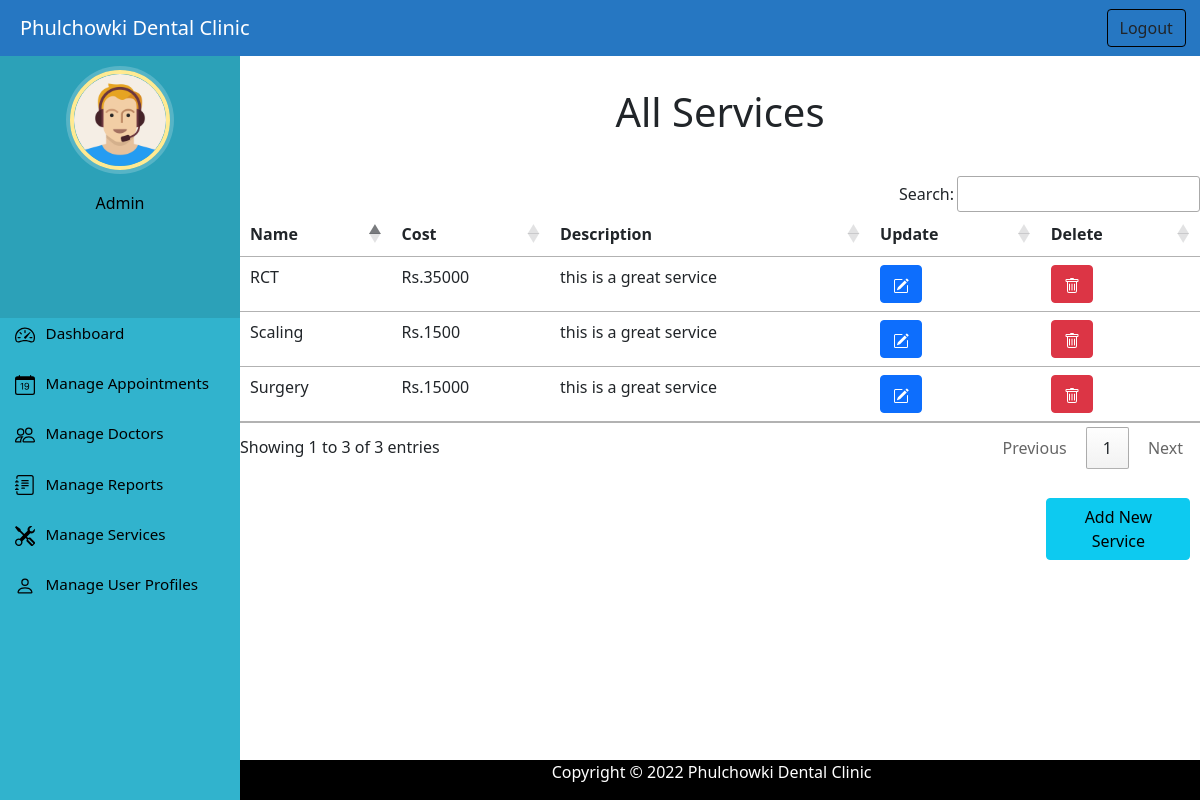
Before: /admin_view_services (signed in) with the older database file.
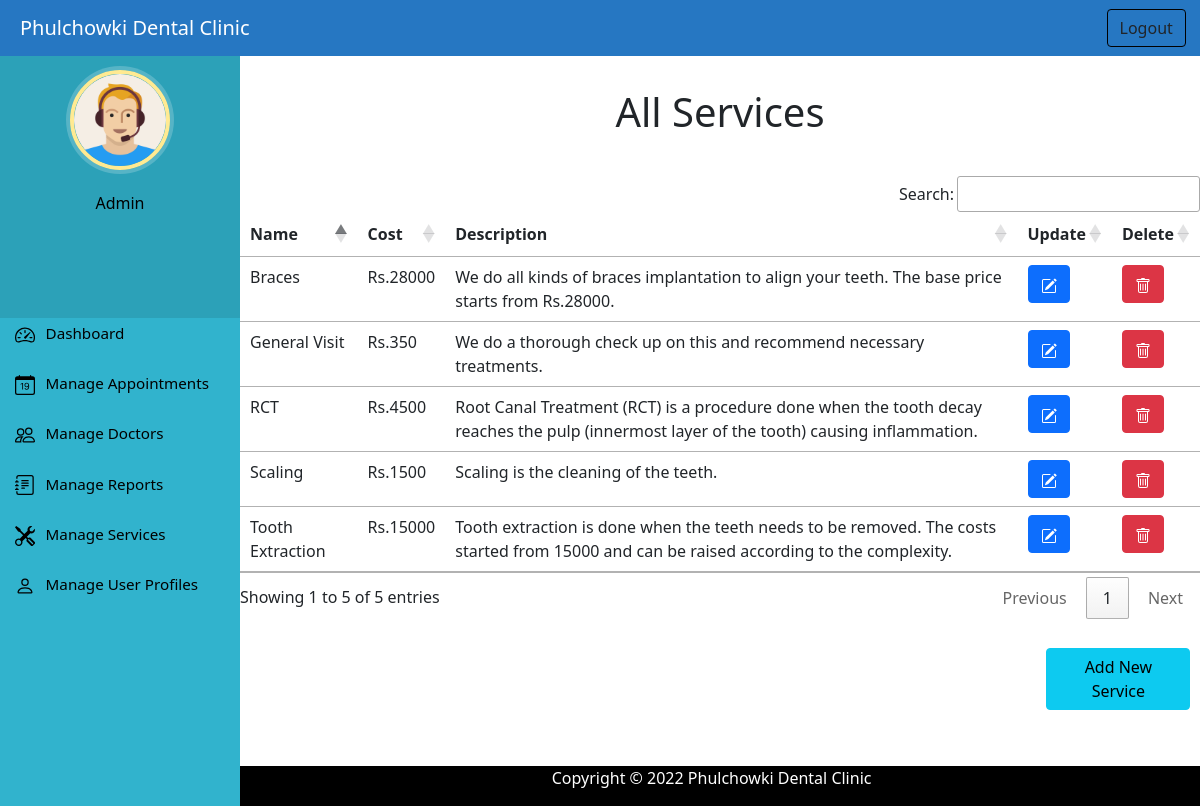
After: the same page with the newer database file.
### home/models.py (models this page shows, shortened)
class Service(models.Model):
    service_name = models.CharField('Service',max_length=50)
    cost = models.IntegerField()
    description = models.TextField()

### home/views.py (the view)
# urls.py: path('admin_view_services', views.admin_view_services,name='admin_view_services'),
@login_required(login_url='/adminlogin')
@user_passes_test(is_admin)
def admin_view_services(request):
    services = Service.objects.all
    return render(request,'admin_view_services.html',  {'services':services})

### home/views.py (called while the page is built)
def is_admin(user):
    return user.groups.filter(name='ADMIN').exists()

### templates/admin_view_services.html (shortened to what this page needs)
{% extends 'adminbase.html' %}
{% load static %}
{% block content %}
<h1 class="text-center" style="margin-top: 40px;">All Services</h1>
<div style="margin-top: 40px;">
    <div >
      <table id="example" class="table table-hover">
        <thead>
          <tr>
            <th>Name</th>
            <th>Cost</th>
            <th>Description</th>
            <th>Update</th>
            <th>Delete</th>
          </tr>
        </thead>
        {% for s in services %}
        <tr>
          <td> {{s.service_name}}</td>
          <td>Rs.{{s.cost}}</td>
          <td>{{s.description}}</td>
          <td><a class="btn btn-primary btn-xs" name="update_button" href="{% url 'update_service' s.id  %}"></a></td>
          <td><a class="btn btn-danger btn-xs" onclick="return confirm('Are you sure you want to delete this service?')"  name="delete_button" href="{% url 'delete_service' s.id  %}"></i</a></td>
        </tr>
        {% endfor %}
      </table>
    </div>
    <a type="button" class="btn btn-info" href="/admin_add_services" style="margin-left: 84%; margin-bottom: 10%; width:15%; margin-top: 3%;">Add New Service</a>
  </div>
{% endblock content %}

### templates/adminbase.html (shortened to what this page needs)
<!doctype html>
<html lang="en">
<head>
  {% load static %}
  <link rel="stylesheet" href="{% static 'css/dashboardstyle.css' %}">
  <link href="https://cdn.jsdelivr.net/npm/bootstrap@5.1.3/dist/css/bootstrap.min.css" rel="stylesheet"
>
  <link rel="stylesheet" href="https://cdn.datatables.net/1.11.5/css/jquery.dataTables.min.css">
  <link rel="stylesheet" href="https://cdn.datatables.net/buttons/2.2.2/css/buttons.dataTables.min.css">
</head>
<body>
  <nav class="menu" tabindex="0">
    <header class="avatar" style="margin-top:-5%; height: 35%;">
      <img src="{% static "img/adminpropic.png" %}" alt="Profile Pic" />
      <br><br>
      <h6 style="color: black;">Admin</h6>
    </header>
    <ul style="margin-top:-10%;">
      <li tabindex="0" class="icon-dashboard"> <a style="color:black; text-decoration:none;"
          href="/admindashboard"><span>Dashboard</span></a> </li>
      <li tabindex="0" class="icon-calendar"> <a style="color:black; text-decoration:none;"
          href="/adminappointment"><span>Manage Appointments</span></a></li>
      <li tabindex="0" class="icon-doctor"> <a style="color:black; text-decoration:none;"
          href="/admin_view_doctors"><span>Manage Doctors</span></a></li>
      <li tabindex="0" class="icon-report"> <a style="color:black; text-decoration:none;"
          href="/admin_view_reports"><span>Manage Reports</span></a></li>
      <li tabindex="0" class="icon-service"> <a style="color:black; text-decoration:none;"
          href="/admin_view_services"><span>Manage Services</span></a></li>
      <li tabindex="0" class="icon-profile"> <a style="color:black; text-decoration:none;"
          href="/admin_view_users"><span>Manage User Profiles</span></a></li>
    </ul>
  </nav>
  <main>
    <div class="bs-example">
      <nav class="navbar navbar-expand-md  navbar-dark fixed-top" style="background:#2677C2;">
        <a href="/admindashboard" class="navbar-brand" style="margin-left: 20px;">Phulchowki Dental Clinic</a>
        <div class="collapse navbar-collapse justify-content-between" id="navbarCollapse">
          <div class="navbar-nav" style=" margin-left: 90%;">
            <a type="button" onclick="return confirm('Are you sure you want to logout?')" class="btn" href="/logout" style="border-color: black;">Logout</a>
          </div>
        </div>
      </nav>
    </div>
    <br><br>
    {% block content %}
    {% endblock content %}
    <footer style="position: fixed; left: 0; bottom: 0; width: 100%;">
      <div class="container">
        <div class="row">
          <div class="col-md-12 col-sm-12">
            <div style="color:#ffffff; padding-left: 20%;" class="wow fadeInUp footer-copyright">
              <p> Copyright &copy; 2022 Phulchowki Dental Clinic </p>
            </div>
          </div>
        </div>
      </div>
    </footer>
  </main>
</body>
</html>

### static/css/dashboardstyle.css (style rules this page uses)
a:link { text-decoration: none; }
a { color: white; }
footer { padding: 0px 0px 0px 0px; background-color: black; margin: 0px; }
p { text-align: center; }
h6 { color: black; }
body { padding-left: 240px; color: black; }
main { position: relative; height: 100vh; }
.menu { background: #31b3cd; height: 100vh; width: 240px; position: fixed; top: 50px; left: 0; z-index: 5; outline: none; }
.menu .avatar { background: rgba(0, 0, 0, 0.1); padding: 2em 0.5em; text-align: center; }
.menu .avatar img { width: 100px; border-radius: 50%; overflow: hidden; border: 4px solid #ffea92; box-shadow: 0 0 0 4px rgba(255, 255, 255, 0.2); }
.menu ul { list-style: none; padding: 1em 0; margin: 0; }
.menu ul li { padding: 0.8em 1em 1em 3em; font-size: 0.95em; font-weight: regular; background-repeat: no-repeat; background-position: left 15px center; background-size: auto 20px; transition: all 0.15s linear; cursor: pointer; }
.menu ul li.icon-dashboard { background-image: url("../img/dashboard.svg"); }
.menu ul li.icon-report { background-image: url("../img/report.svg"); }
.menu ul li.icon-doctor { background-image: url("../img/people.svg"); }
.menu ul li.icon-calendar { background-image: url("../img/calendar.svg"); }
.menu ul li.icon-service { background-image: url("../img/service.svg"); }
.menu ul li.icon-profile { background-image: url("../img/person.svg"); }

Changed rows visible on the page:
changed Service "Scaling": description "this is a great service" → "Scaling is the cleaning of the teeth."
changed Service: service_name "Surgery" → "Tooth Extraction"; description "this is a great service" → "Tooth extraction is done when the teeth needs to be removed. The costs started from 15000 and can be raised according to the complexity."
changed Service "RCT": cost "35000" → "4500"; description "this is a great service" → "Root Canal Treatment (RCT) is a procedure done when the tooth decay reaches the pulp (innermost layer of the tooth) causing inflammation."
added Service: service_name "General Visit", cost "350", description "We do a thorough check up on this and recommend necessary treatments."
added Service: service_name "Braces", cost "28000", description "We do all kinds of braces implantation to align your teeth. The base price starts from Rs.28000."
Other visible differences:
text written by a page script: "Search: Showing 1 to 3 of 3 entries Previous 1 Next" → "Search: Showing 1 to 5 of 5 entries Previous 1 Next"
